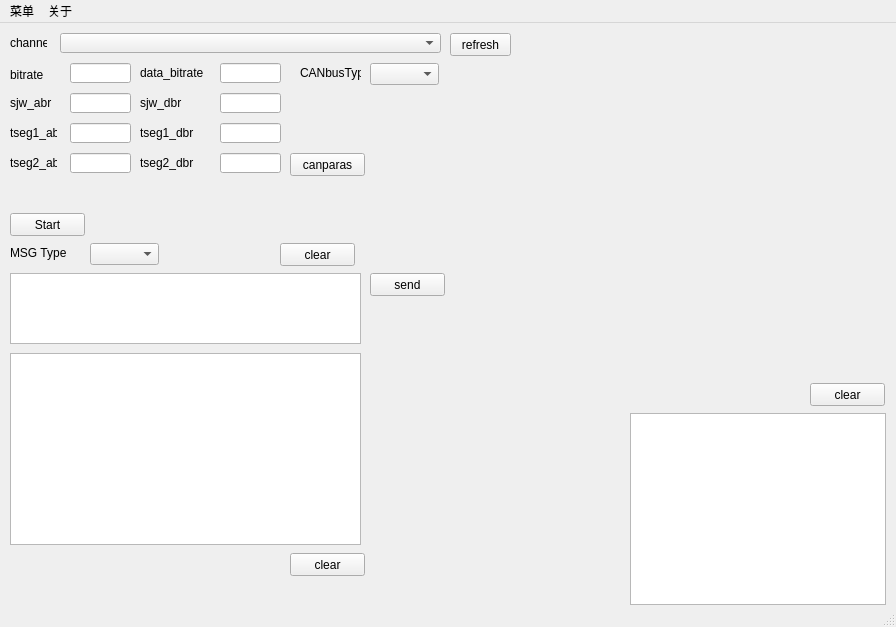
<?xml version="1.0" encoding="UTF-8"?>
<ui version="4.0">
 <class>MainWindow</class>
 <widget class="QMainWindow" name="MainWindow">
  <property name="geometry">
   <rect>
    <x>0</x>
    <y>0</y>
    <width>896</width>
    <height>627</height>
   </rect>
  </property>
  <property name="windowTitle">
   <string>MainWindow</string>
  </property>
  <widget class="QWidget" name="centralwidget">
   <widget class="QTextEdit" name="textEdit">
    <property name="geometry">
     <rect>
      <x>10</x>
      <y>250</y>
      <width>351</width>
      <height>71</height>
     </rect>
    </property>
   </widget>
   <widget class="QPushButton" name="pushButton_3">
    <property name="geometry">
     <rect>
      <x>810</x>
      <y>360</y>
      <width>75</width>
      <height>23</height>
     </rect>
    </property>
    <property name="text">
     <string>clear</string>
    </property>
   </widget>
   <widget class="QLabel" name="label_10">
    <property name="geometry">
     <rect>
      <x>10</x>
      <y>220</y>
      <width>61</width>
      <height>20</height>
     </rect>
    </property>
    <property name="text">
     <string>MSG Type</string>
    </property>
   </widget>
   <widget class="QPushButton" name="pushButton_5">
    <property name="geometry">
     <rect>
      <x>280</x>
      <y>220</y>
      <width>75</width>
      <height>23</height>
     </rect>
    </property>
    <property name="text">
     <string>clear</string>
    </property>
   </widget>
   <widget class="QLabel" name="label_9">
    <property name="geometry">
     <rect>
      <x>300</x>
      <y>40</y>
      <width>61</width>
      <height>20</height>
     </rect>
    </property>
    <property name="text">
     <string>CANbusType</string>
    </property>
   </widget>
   <widget class="QComboBox" name="comboBox_2">
    <property name="geometry">
     <rect>
      <x>370</x>
      <y>40</y>
      <width>69</width>
      <height>22</height>
     </rect>
    </property>
   </widget>
   <widget class="QLabel" name="label_2">
    <property name="geometry">
     <rect>
      <x>10</x>
      <y>10</y>
      <width>37</width>
      <height>20</height>
     </rect>
    </property>
    <property name="text">
     <string>channel</string>
    </property>
   </widget>
   <widget class="QPushButton" name="pushButton">
    <property name="geometry">
     <rect>
      <x>10</x>
      <y>190</y>
      <width>75</width>
      <height>23</height>
     </rect>
    </property>
    <property name="text">
     <string>Start</string>
    </property>
   </widget>
   <widget class="QPushButton" name="pushButton_6">
    <property name="geometry">
     <rect>
      <x>450</x>
      <y>10</y>
      <width>61</width>
      <height>23</height>
     </rect>
    </property>
    <property name="text">
     <string>refresh</string>
    </property>
   </widget>
   <widget class="QTextBrowser" name="textBrowser">
    <property name="geometry">
     <rect>
      <x>630</x>
      <y>390</y>
      <width>256</width>
      <height>192</height>
     </rect>
    </property>
    <property name="documentTitle">
     <string/>
    </property>
   </widget>
   <widget class="QTextBrowser" name="textBrowser_2">
    <property name="geometry">
     <rect>
      <x>10</x>
      <y>330</y>
      <width>351</width>
      <height>192</height>
     </rect>
    </property>
   </widget>
   <widget class="QPushButton" name="pushButton_2">
    <property name="geometry">
     <rect>
      <x>290</x>
      <y>530</y>
      <width>75</width>
      <height>23</height>
     </rect>
    </property>
    <property name="text">
     <string>clear</string>
    </property>
   </widget>
   <widget class="QComboBox" name="comboBox_3">
    <property name="geometry">
     <rect>
      <x>90</x>
      <y>220</y>
      <width>69</width>
      <height>22</height>
     </rect>
    </property>
   </widget>
   <widget class="QPushButton" name="pushButton_4">
    <property name="geometry">
     <rect>
      <x>370</x>
      <y>250</y>
      <width>75</width>
      <height>23</height>
     </rect>
    </property>
    <property name="text">
     <string>send</string>
    </property>
   </widget>
   <widget class="QComboBox" name="comboBox">
    <property name="geometry">
     <rect>
      <x>60</x>
      <y>10</y>
      <width>381</width>
      <height>20</height>
     </rect>
    </property>
    <property name="font">
     <font>
      <family>微软雅黑</family>
     </font>
    </property>
    <property name="cursor">
     <cursorShape>ArrowCursor</cursorShape>
    </property>
    <property name="currentText">
     <string/>
    </property>
    <property name="currentIndex">
     <number>-1</number>
    </property>
    <property name="duplicatesEnabled">
     <bool>false</bool>
    </property>
   </widget>
   <widget class="QLineEdit" name="lineEdit_6">
    <property name="geometry">
     <rect>
      <x>220</x>
      <y>40</y>
      <width>61</width>
      <height>20</height>
     </rect>
    </property>
   </widget>
   <widget class="QLineEdit" name="lineEdit_8">
    <property name="geometry">
     <rect>
      <x>70</x>
      <y>100</y>
      <width>61</width>
      <height>20</height>
     </rect>
    </property>
   </widget>
   <widget class="QLabel" name="label_4">
    <property name="geometry">
     <rect>
      <x>10</x>
      <y>70</y>
      <width>47</width>
      <height>20</height>
     </rect>
    </property>
    <property name="text">
     <string>sjw_abr</string>
    </property>
   </widget>
   <widget class="QLabel" name="label">
    <property name="geometry">
     <rect>
      <x>10</x>
      <y>42</y>
      <width>47</width>
      <height>20</height>
     </rect>
    </property>
    <property name="text">
     <string>bitrate</string>
    </property>
   </widget>
   <widget class="QLineEdit" name="lineEdit_3">
    <property name="geometry">
     <rect>
      <x>70</x>
      <y>70</y>
      <width>61</width>
      <height>20</height>
     </rect>
    </property>
   </widget>
   <widget class="QLineEdit" name="lineEdit_7">
    <property name="geometry">
     <rect>
      <x>220</x>
      <y>130</y>
      <width>61</width>
      <height>20</height>
     </rect>
    </property>
   </widget>
   <widget class="QLabel" name="label_5">
    <property name="geometry">
     <rect>
      <x>10</x>
      <y>130</y>
      <width>47</width>
      <height>20</height>
     </rect>
    </property>
    <property name="text">
     <string>tseg2_abr</string>
    </property>
   </widget>
   <widget class="QLabel" name="label_11">
    <property name="geometry">
     <rect>
      <x>10</x>
      <y>100</y>
      <width>47</width>
      <height>20</height>
     </rect>
    </property>
    <property name="text">
     <string>tseg1_abr</string>
    </property>
   </widget>
   <widget class="QLineEdit" name="lineEdit_4">
    <property name="geometry">
     <rect>
      <x>70</x>
      <y>130</y>
      <width>61</width>
      <height>20</height>
     </rect>
    </property>
   </widget>
   <widget class="QLabel" name="label_6">
    <property name="geometry">
     <rect>
      <x>140</x>
      <y>100</y>
      <width>61</width>
      <height>20</height>
     </rect>
    </property>
    <property name="text">
     <string>tseg1_dbr</string>
    </property>
   </widget>
   <widget class="QLabel" name="label_7">
    <property name="geometry">
     <rect>
      <x>140</x>
      <y>40</y>
      <width>71</width>
      <height>20</height>
     </rect>
    </property>
    <property name="text">
     <string>data_bitrate</string>
    </property>
   </widget>
   <widget class="QLabel" name="label_8">
    <property name="geometry">
     <rect>
      <x>140</x>
      <y>130</y>
      <width>61</width>
      <height>20</height>
     </rect>
    </property>
    <property name="text">
     <string>tseg2_dbr</string>
    </property>
   </widget>
   <widget class="QLineEdit" name="lineEdit">
    <property name="geometry">
     <rect>
      <x>70</x>
      <y>40</y>
      <width>61</width>
      <height>20</height>
     </rect>
    </property>
   </widget>
   <widget class="QLabel" name="label_12">
    <property name="geometry">
     <rect>
      <x>140</x>
      <y>70</y>
      <width>61</width>
      <height>20</height>
     </rect>
    </property>
    <property name="text">
     <string>sjw_dbr</string>
    </property>
   </widget>
   <widget class="QLineEdit" name="lineEdit_5">
    <property name="geometry">
     <rect>
      <x>220</x>
      <y>100</y>
      <width>61</width>
      <height>20</height>
     </rect>
    </property>
   </widget>
   <widget class="QLineEdit" name="lineEdit_9">
    <property name="geometry">
     <rect>
      <x>220</x>
      <y>70</y>
      <width>61</width>
      <height>20</height>
     </rect>
    </property>
   </widget>
   <widget class="QPushButton" name="pushButton_7">
    <property name="geometry">
     <rect>
      <x>290</x>
      <y>130</y>
      <width>75</width>
      <height>23</height>
     </rect>
    </property>
    <property name="text">
     <string>canparas</string>
    </property>
   </widget>
  </widget>
  <widget class="QMenuBar" name="menubar">
   <property name="geometry">
    <rect>
     <x>0</x>
     <y>0</y>
     <width>896</width>
     <height>22</height>
    </rect>
   </property>
   <widget class="QMenu" name="menu">
    <property name="title">
     <string>菜单</string>
    </property>
    <addaction name="actionUDS"/>
    <addaction name="actionFlash"/>
   </widget>
   <widget class="QMenu" name="menu_2">
    <property name="title">
     <string>关于</string>
    </property>
   </widget>
   <addaction name="menu"/>
   <addaction name="menu_2"/>
  </widget>
  <widget class="QStatusBar" name="statusbar"/>
  <action name="actionUDS">
   <property name="text">
    <string>UDS</string>
   </property>
  </action>
  <action name="actionFlash">
   <property name="text">
    <string>Flash</string>
   </property>
  </action>
 </widget>
 <resources/>
 <connections/>
</ui>
